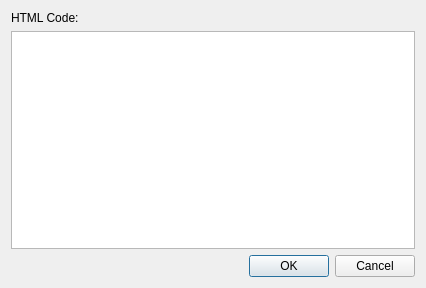
<?xml version="1.0" encoding="UTF-8"?>
<ui version="4.0">
 <class>InsertHtmlDialog</class>
 <widget class="QDialog" name="InsertHtmlDialog">
  <property name="geometry">
   <rect>
    <x>0</x>
    <y>0</y>
    <width>426</width>
    <height>288</height>
   </rect>
  </property>
  <property name="windowTitle">
   <string>Insert HTML</string>
  </property>
  <layout class="QVBoxLayout" name="verticalLayout">
   <item>
    <widget class="QLabel" name="label">
     <property name="text">
      <string>HTML Code:</string>
     </property>
    </widget>
   </item>
   <item>
    <widget class="QPlainTextEdit" name="plainTextEdit"/>
   </item>
   <item>
    <widget class="QDialogButtonBox" name="buttonBox">
     <property name="orientation">
      <enum>Qt::Horizontal</enum>
     </property>
     <property name="standardButtons">
      <set>QDialogButtonBox::Cancel|QDialogButtonBox::Ok</set>
     </property>
    </widget>
   </item>
  </layout>
 </widget>
 <resources/>
 <connections/>
</ui>
